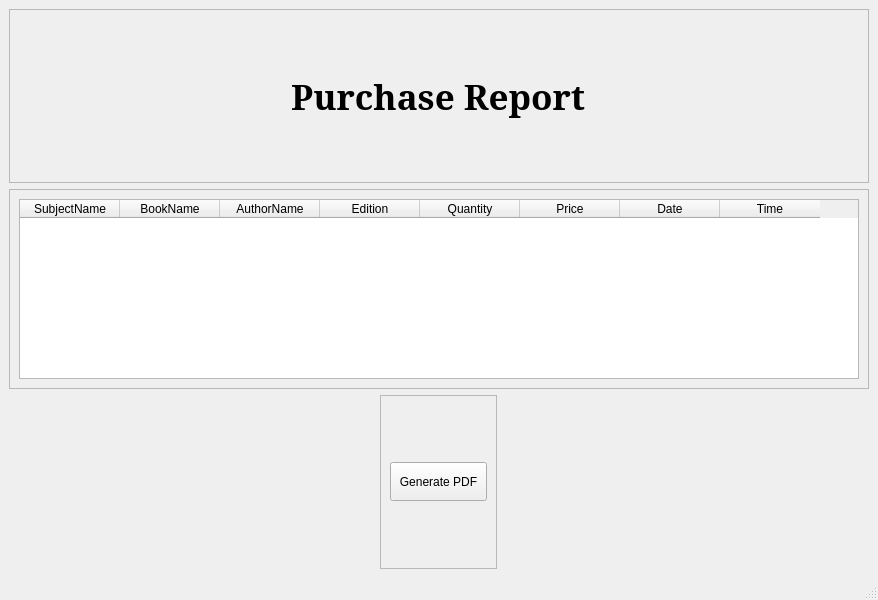
<?xml version="1.0" encoding="UTF-8"?>
<ui version="4.0">
 <class>purchaseReport</class>
 <widget class="QMainWindow" name="purchaseReport">
  <property name="geometry">
   <rect>
    <x>0</x>
    <y>0</y>
    <width>800</width>
    <height>600</height>
   </rect>
  </property>
  <property name="windowTitle">
   <string>Purchase Report</string>
  </property>
  <widget class="QWidget" name="centralwidget">
   <layout class="QVBoxLayout" name="verticalLayout">
    <item>
     <widget class="QFrame" name="frame">
      <property name="frameShape">
       <enum>QFrame::StyledPanel</enum>
      </property>
      <property name="frameShadow">
       <enum>QFrame::Raised</enum>
      </property>
      <layout class="QVBoxLayout" name="verticalLayout_2">
       <item alignment="Qt::AlignHCenter">
        <widget class="QLabel" name="label">
         <property name="font">
          <font>
           <family>MS Serif</family>
           <pointsize>26</pointsize>
           <weight>75</weight>
           <bold>true</bold>
          </font>
         </property>
         <property name="text">
          <string>Purchase Report</string>
         </property>
        </widget>
       </item>
      </layout>
     </widget>
    </item>
    <item alignment="Qt::AlignHCenter">
     <widget class="QFrame" name="frame_2">
      <property name="minimumSize">
       <size>
        <width>860</width>
        <height>0</height>
       </size>
      </property>
      <property name="maximumSize">
       <size>
        <width>16777215</width>
        <height>200</height>
       </size>
      </property>
      <property name="frameShape">
       <enum>QFrame::StyledPanel</enum>
      </property>
      <property name="frameShadow">
       <enum>QFrame::Raised</enum>
      </property>
      <layout class="QVBoxLayout" name="verticalLayout_4">
       <item>
        <widget class="QTableWidget" name="table">
         <column>
          <property name="text">
           <string>SubjectName</string>
          </property>
         </column>
         <column>
          <property name="text">
           <string>BookName</string>
          </property>
         </column>
         <column>
          <property name="text">
           <string>AuthorName</string>
          </property>
         </column>
         <column>
          <property name="text">
           <string>Edition</string>
          </property>
         </column>
         <column>
          <property name="text">
           <string>Quantity</string>
          </property>
         </column>
         <column>
          <property name="text">
           <string>Price</string>
          </property>
         </column>
         <column>
          <property name="text">
           <string>Date</string>
          </property>
         </column>
         <column>
          <property name="text">
           <string>Time</string>
          </property>
         </column>
        </widget>
       </item>
      </layout>
     </widget>
    </item>
    <item alignment="Qt::AlignHCenter">
     <widget class="QFrame" name="frame_3">
      <property name="frameShape">
       <enum>QFrame::StyledPanel</enum>
      </property>
      <property name="frameShadow">
       <enum>QFrame::Raised</enum>
      </property>
      <layout class="QVBoxLayout" name="verticalLayout_3">
       <item>
        <widget class="QPushButton" name="pdf">
         <property name="minimumSize">
          <size>
           <width>97</width>
           <height>39</height>
          </size>
         </property>
         <property name="cursor">
          <cursorShape>PointingHandCursor</cursorShape>
         </property>
         <property name="text">
          <string>Generate PDF</string>
         </property>
        </widget>
       </item>
      </layout>
     </widget>
    </item>
   </layout>
  </widget>
  <widget class="QMenuBar" name="menubar">
   <property name="geometry">
    <rect>
     <x>0</x>
     <y>0</y>
     <width>800</width>
     <height>21</height>
    </rect>
   </property>
  </widget>
  <widget class="QStatusBar" name="statusbar"/>
 </widget>
 <resources/>
 <connections/>
</ui>
